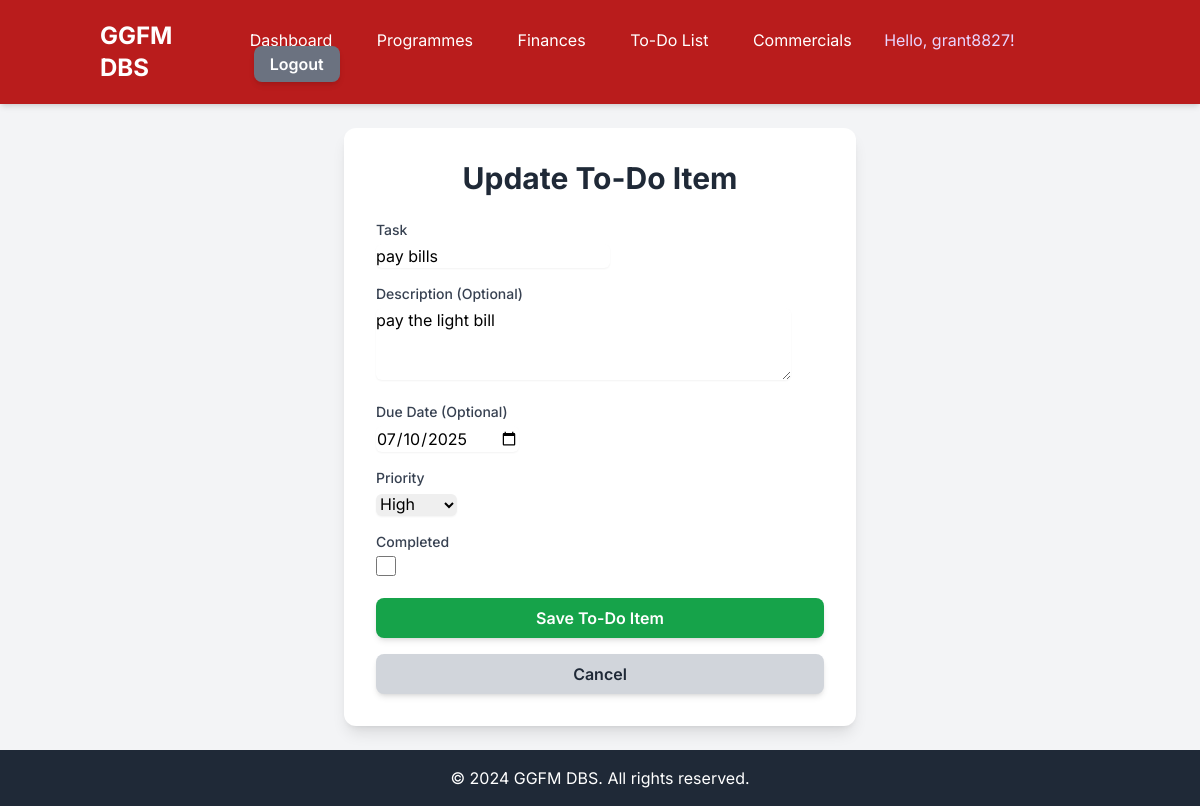
The page /ggfm/todo/1/edit/ (signed in) on the database its author committed.
### ggfm_dbs/models.py (models this page shows, shortened)
class TodoItem(models.Model):
    PRIORITY_CHOICES = (
        ('low', 'Low'),
        ('medium', 'Medium'),
        ('high', 'High'),
    )
    task = models.CharField(max_length=255)
    description = models.TextField(blank=True, null=True)
    due_date = models.DateField(blank=True, null=True)
    priority = models.CharField(max_length=10, choices=PRIORITY_CHOICES, default='medium')
    completed = models.BooleanField(default=False)
    created_by = models.ForeignKey(User, on_delete=models.SET_NULL, null=True, blank=True)
    created_at = models.DateTimeField(auto_now_add=True)
    updated_at = models.DateTimeField(auto_now=True)
    class Meta:
        ordering = ['due_date', 'priority', '-created_at'] # Order by due date, then priority, then creation time
        verbose_name = "To-Do Item"
        verbose_name_plural = "To-Do Items"

### ggfm_dbs/views.py (the view)
# urls.py: path('todo/<int:pk>/edit/', views.todo_update_view, name='todo_update'),
@login_required
def todo_update_view(request, pk):
    todo_item = get_object_or_404(TodoItem, pk=pk, created_by=request.user) # Ensure user owns item
    if request.method == 'POST':
        form = TodoItemForm(request.POST, instance=todo_item)
        if form.is_valid():
            form.save()
            success(request, 'To-Do item updated successfully!')
            return redirect('todo_detail', pk=pk)
        else:
            for field, errors_list in form.errors.items():
                for err in errors_list:
                    error(request, f"{field}: {err}")
    else:
        form = TodoItemForm(instance=todo_item)
    return render(request, 'ggfm_dbs/todo_form.html', {'form': form, 'title': 'Update To-Do Item'})

### ggfm_dbs/forms.py
class TodoItemForm(forms.ModelForm): # New TodoItemForm
    class Meta:
        model = TodoItem
        fields = ['task', 'description', 'due_date', 'priority', 'completed']
        widgets = {
            'due_date': forms.DateInput(attrs={'type': 'date', 'class': 'form-input rounded-md shadow-sm'}),
            'priority': forms.Select(attrs={'class': 'form-select rounded-md shadow-sm'}),
            'task': forms.TextInput(attrs={'class': 'form-input rounded-md shadow-sm'}),
            'description': forms.Textarea(attrs={'rows': 3, 'class': 'form-textarea rounded-md shadow-sm'}),
            'completed': forms.CheckboxInput(attrs={'class': 'form-checkbox h-5 w-5 text-purple-600 rounded-md'}),
        }
        labels = {
            'task': 'Task',
            'description': 'Description (Optional)',
            'due_date': 'Due Date (Optional)',
            'priority': 'Priority',
            'completed': 'Completed',
        }

### ggfm_dbs/templates/ggfm_dbs/todo_form.html (shortened to what this page needs)
{% extends 'base.html' %}
{% block content %}
<div class="flex items-center justify-center min-h-screen-minus-nav-footer">
    <div class="bg-white p-8 rounded-xl shadow-lg w-full max-w-lg">
        <h2 class="text-3xl font-bold text-center text-gray-800 mb-6">{{ title }}</h2>
        <form method="post" class="space-y-4">
            {% for field in form %}
                <div>
                    <label for="{{ field.id_for_label }}" class="block text-sm font-medium text-gray-700 mb-1">
                        {{ field.label }}
                    </label>
                    {{ field }}
                </div>
            {% endfor %}
            <button type="submit"
                    class="w-full bg-green-600 hover:bg-green-700 text-white font-semibold py-2 px-4 rounded-lg shadow-md transition duration-300 ease-in-out transform hover:scale-105 focus:outline-none focus:ring-2 focus:ring-green-500 focus:ring-opacity-75">
                Save To-Do Item
            </button>
            <a href="{% url 'todo_list' %}"
               class="block w-full text-center bg-gray-300 hover:bg-gray-400 text-gray-800 font-semibold py-2 px-4 rounded-lg shadow-md transition duration-300 ease-in-out transform hover:scale-105 mt-2">
                Cancel
            </a>
        </form>
    </div>
</div>
{% endblock %}

### templates/base.html (shortened to what this page needs)
<!DOCTYPE html>
<html lang="en">
<head>
        {% load static %}
    <script src="https://cdn.tailwindcss.com"></script>
</head>
<body class="flex flex-col min-h-screen">
    <nav class="bg-red-700 p-4 shadow-md">
        <div class="container mx-auto flex justify-between items-center">
            <a href="{% url 'home' %}" class="text-white text-2xl font-bold rounded-md px-3 py-1 hover:text-red-700 hover:bg-purple-100 transition-colors">
                GGFM DBS
            </a>
            <div class="space-x-4">
                {% if user.is_authenticated %}
                    <a href="{% url 'dashboard' %}" class="text-white hover:text-red-700 rounded-md px-3 py-1 hover:bg-purple-100 transition-colors">Dashboard</a>
                    <a href="{% url 'programme_list' %}" class="text-white hover:text-red-700 rounded-md px-3 py-1 hover:bg-purple-100 transition-colors">Programmes</a>
                    <a href="{% url 'financial_transaction_list' %}" class="text-white hover:text-red-700 rounded-md px-3 py-1 hover:bg-purple-100 transition-colors">Finances</a>
                    <a href="{% url 'todo_list' %}" class="text-white hover:text-red-700 rounded-md px-3 py-1 hover:bg-purple-100 transition-colors">To-Do List</a>
                    <a href="{% url 'commercial_list' %}" class="text-white hover:text-red-700 rounded-md px-3 py-1 hover:bg-purple-100 transition-colors">Commercials</a>
                    <span class="text-purple-200">Hello, {{ user.username }}!</span>
                    <a href="{% url 'logout' %}" class="bg-gray-500 hover:bg-red-600 text-white mt-[10px] font-semibold py-2 px-4 rounded-lg shadow-md transition duration-300 ease-in-out transform hover:scale-105">Logout</a>
                {% endif %}
            </div>
        </div>
    </nav>
    <main class="flex-grow container mx-auto p-6">
        {% block content %}
        {% endblock %}
    </main>
    <footer class="bg-gray-800 text-white p-4 text-center mt-auto">
        <div class="container mx-auto">
            &copy; 2024 GGFM DBS. All rights reserved.
        </div>
    </footer>
</body>
</html>

### templates/base.html (style rules this page uses)
body { font-family: 'Inter', sans-serif; background-color: #f3f4f6; min-height: 100vh; display: flex; flex-direction: column; }

### rows shown on the page
TodoItem: form "pay bills" "pay the light bill" "07/10/2025" "High"

### other values the page prints
{{ user.username }} "grant8827"
{{ title }} "Update To-Do Item"
{{ field.label }} "Task" "Description (Optional)" "Due Date (Optional)" "Priority" "Completed"
